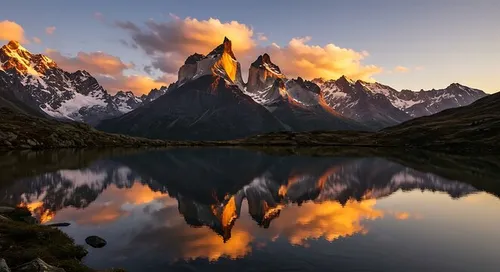
#> input picture image1.webp, 500 x 272 px
$ python 6.py
#> lines starting #> are read from the running program, lines starting #| are printed output that depends on the picture
import cv2
import numpy as np

def show_image(window_name, image):
    cv2.imshow(window_name, image)
    cv2.waitKey(0)
    cv2.destroyAllWindows()


path = "image1.webp"

image = cv2.imread(path)
#> image is the input picture: shape (272, 500, 3); mean B, G, R 79.5, 84.2, 96.8

if image is None:
    print("Image not found")
else:
    print("Image Loaded Successfully")

blurred_image = cv2.GaussianBlur(image, (9,9), 0)
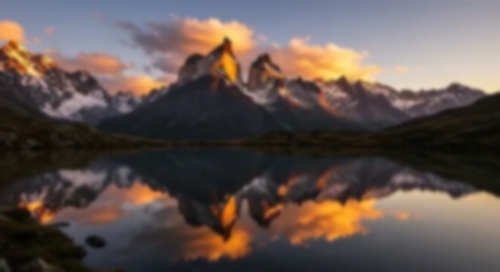
#> blurred_image: shape (272, 500, 3); mean B, G, R 79.5, 84.2, 96.8
blurred_image1 = cv2.medianBlur(image, 11)
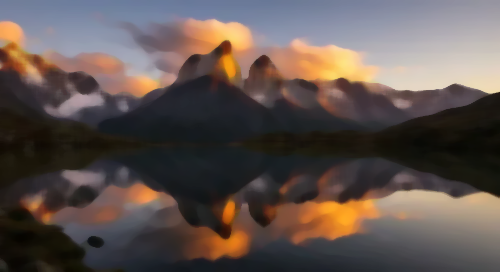
#> blurred_image1: shape (272, 500, 3); mean B, G, R 78.7, 83.2, 95.5

sharpening_kernel = np.array([[0, -1, 0], [-1, 5, -1], [0, -1, 0]])
sharpened_image =  cv2.filter2D(image, -1, sharpening_kernel)
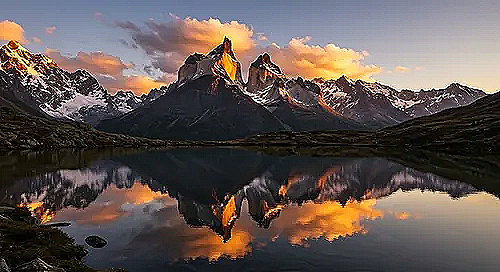
#> sharpened_image: shape (272, 500, 3); mean B, G, R 81.5, 85.5, 96.8

show_image("Orginal_image", image)
show_image("Blurred_image", blurred_image)
show_image("Median Blurred image", blurred_image1)
show_image('Sharpened image', sharpened_image)

$ run again, with boats.jpg saved as image1.webp
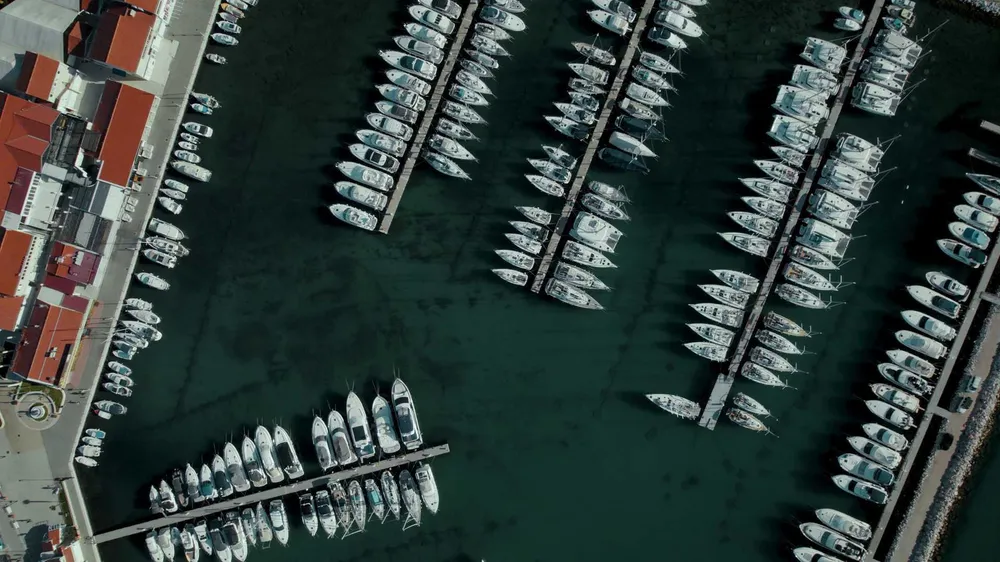
#> input picture boats.jpg, 1000 x 562 px, shrunk from 1920 x 1080 before the run
#> image is the input picture: shape (562, 1000, 3); mean B, G, R 60.8, 63.9, 50.9
#> `blurred_image1 = cv2.medianBlur(image, 11)`:
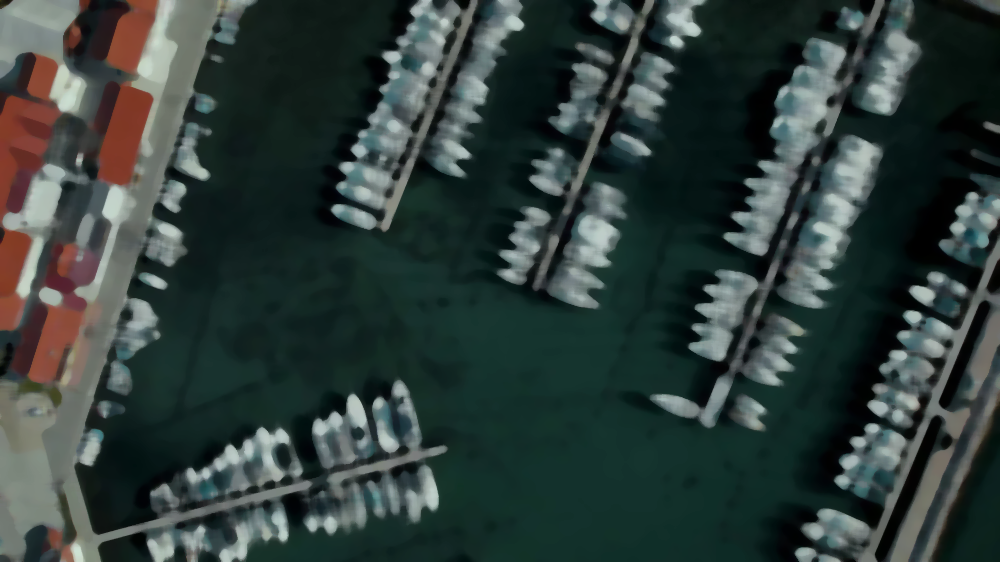
#> blurred_image1: shape (562, 1000, 3); mean B, G, R 59.1, 62.2, 49
#> `sharpened_image =  cv2.filter2D(image, -1, sharpening_kernel)`:
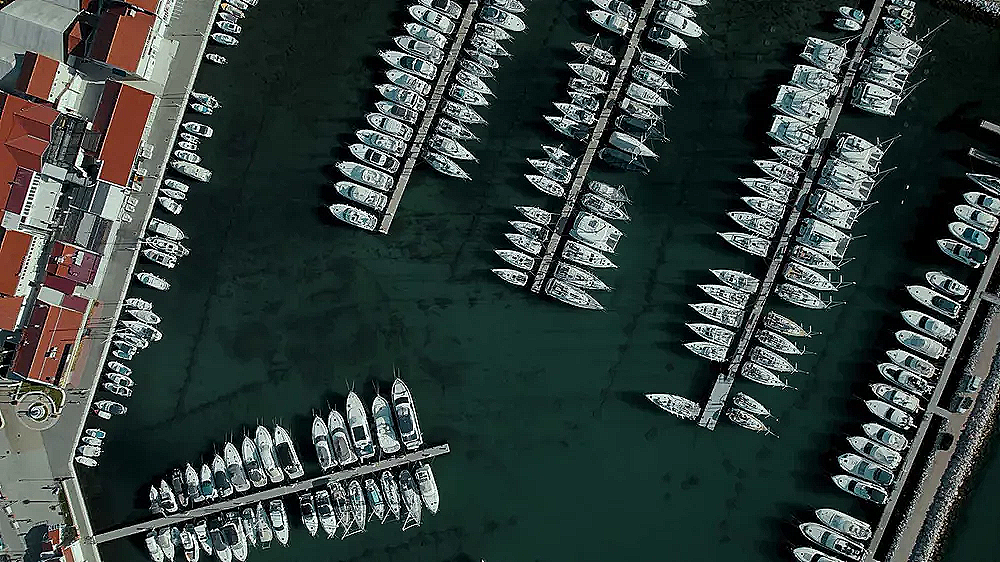
#> sharpened_image: shape (562, 1000, 3); mean B, G, R 62.7, 65.7, 53.9
